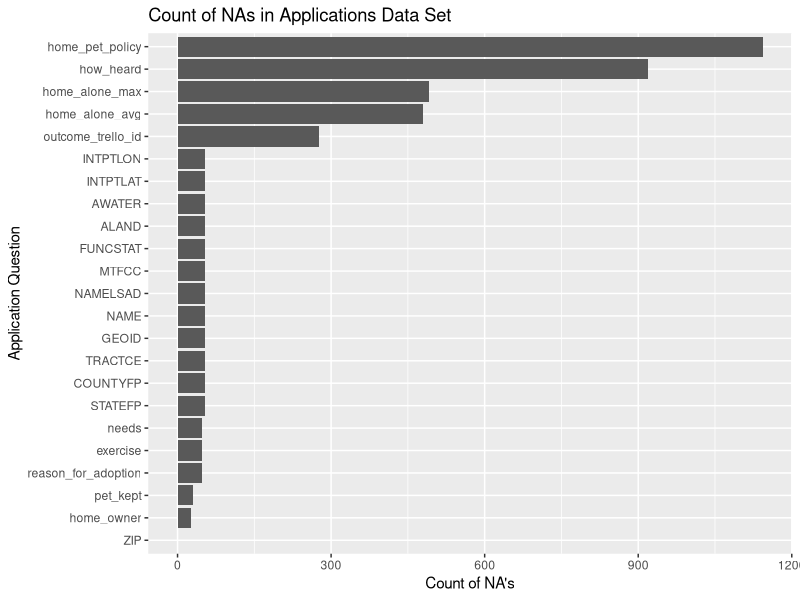
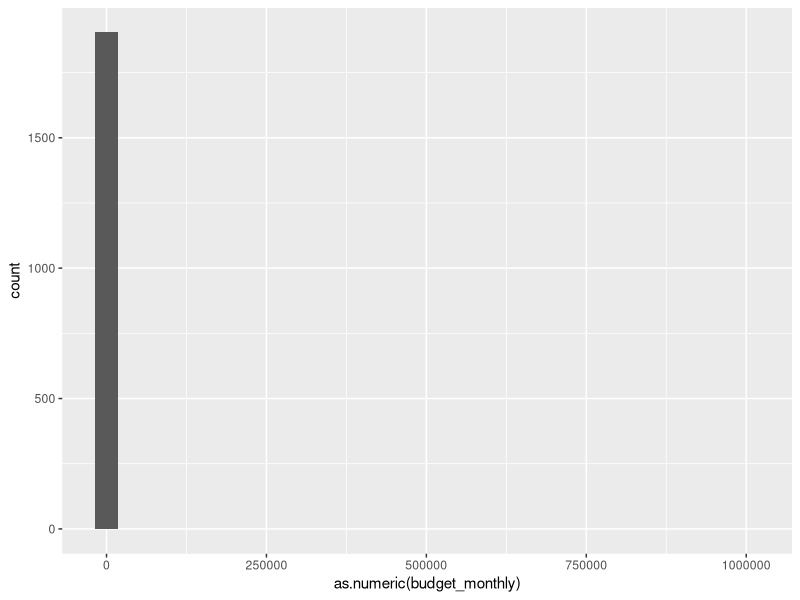

Source code (R) for these figures, in order:
library(dplyr)
library(ggplot2)
library(purrr)

cat_apps <- readr::read_csv(file = "Data/cat_apps.csv" ) %>%
  mutate(animal_type = "cat")

dog_apps <- readr::read_csv(file = "Data/dog_apps.csv") %>% 
  mutate(animal_type = "dog")

#combine
apps_raw <- rbind(cat_apps, dog_apps)

#count NA
na_check <- purrr::map_df(apps_raw, ~sum(is.na(.))) %>% 
  reshape2::melt(.) %>% 
  filter(variable != "X1") %>%
  filter(value > 0)

ggplot(na_check, aes(x = reorder(variable, value), y = value)) +
  geom_bar(stat="identity") + 
  labs(x = "Application Question", 
       y = "Count of NA's",
       title = "Count of NAs in Applications Data Set"
  ) + 
  coord_flip()

apps_raw %>% filter(is.na(exercise))

unique(apps_raw$allergies)

apps_raw %>% group_by(allergies) %>% summarise(count = n()) %>% arrange(desc(count))

budget <- apps_raw %>% 
  mutate(budget_monthly = gsub("[$]|[(]|[)]|[,]", "", budget_monthly)) %>%
 # mutate(budget_monthly = as.numeric(as.character(gsub("^-", "", budget_monthly)))) %>%
  select(budget_monthly) 
  #group_by(budget_monthly) %>% 
  #summarise(count = n()) %>% 
  ggplot(budget, aes(x = as.numeric(budget_monthly))) + 
  geom_histogram()
